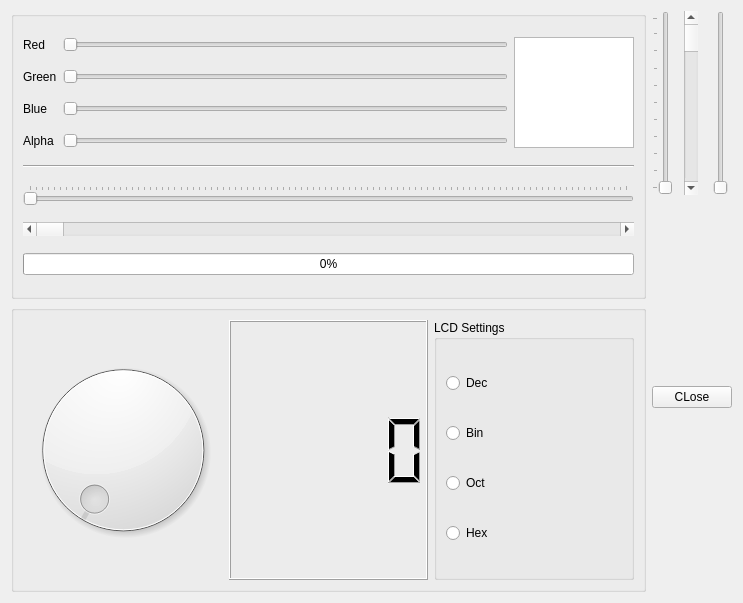
<?xml version="1.0" encoding="UTF-8"?>
<ui version="4.0">
 <class>Widget</class>
 <widget class="QWidget" name="Widget">
  <property name="geometry">
   <rect>
    <x>0</x>
    <y>0</y>
    <width>743</width>
    <height>603</height>
   </rect>
  </property>
  <property name="windowTitle">
   <string>Widget</string>
  </property>
  <layout class="QGridLayout" name="gridLayout_5">
   <item row="0" column="0">
    <widget class="QGroupBox" name="groupBox">
     <property name="title">
      <string/>
     </property>
     <layout class="QGridLayout" name="gridLayout">
      <item row="6" column="0" colspan="3">
       <widget class="QScrollBar" name="horizontalScrollBar">
        <property name="maximum">
         <number>255</number>
        </property>
        <property name="orientation">
         <enum>Qt::Horizontal</enum>
        </property>
       </widget>
      </item>
      <item row="2" column="1">
       <widget class="QSlider" name="sliderBLue">
        <property name="maximum">
         <number>255</number>
        </property>
        <property name="orientation">
         <enum>Qt::Horizontal</enum>
        </property>
       </widget>
      </item>
      <item row="3" column="1">
       <widget class="QSlider" name="sliderAlpha">
        <property name="maximum">
         <number>255</number>
        </property>
        <property name="orientation">
         <enum>Qt::Horizontal</enum>
        </property>
       </widget>
      </item>
      <item row="0" column="2" rowspan="4">
       <widget class="QTextEdit" name="textEdit">
        <property name="sizePolicy">
         <sizepolicy hsizetype="Maximum" vsizetype="Preferred">
          <horstretch>0</horstretch>
          <verstretch>0</verstretch>
         </sizepolicy>
        </property>
        <property name="minimumSize">
         <size>
          <width>0</width>
          <height>0</height>
         </size>
        </property>
        <property name="maximumSize">
         <size>
          <width>120</width>
          <height>16777215</height>
         </size>
        </property>
       </widget>
      </item>
      <item row="1" column="0">
       <widget class="QLabel" name="label_2">
        <property name="text">
         <string>Green</string>
        </property>
       </widget>
      </item>
      <item row="3" column="0">
       <widget class="QLabel" name="label_4">
        <property name="text">
         <string>Alpha</string>
        </property>
       </widget>
      </item>
      <item row="7" column="0" colspan="3">
       <widget class="QProgressBar" name="progressBar">
        <property name="maximum">
         <number>255</number>
        </property>
        <property name="value">
         <number>0</number>
        </property>
       </widget>
      </item>
      <item row="0" column="0">
       <widget class="QLabel" name="label">
        <property name="text">
         <string>Red</string>
        </property>
       </widget>
      </item>
      <item row="0" column="1">
       <widget class="QSlider" name="sliderRed">
        <property name="sizePolicy">
         <sizepolicy hsizetype="Preferred" vsizetype="Fixed">
          <horstretch>0</horstretch>
          <verstretch>0</verstretch>
         </sizepolicy>
        </property>
        <property name="minimumSize">
         <size>
          <width>80</width>
          <height>0</height>
         </size>
        </property>
        <property name="maximum">
         <number>255</number>
        </property>
        <property name="orientation">
         <enum>Qt::Horizontal</enum>
        </property>
       </widget>
      </item>
      <item row="1" column="1">
       <widget class="QSlider" name="sliderGreen">
        <property name="maximum">
         <number>255</number>
        </property>
        <property name="orientation">
         <enum>Qt::Horizontal</enum>
        </property>
       </widget>
      </item>
      <item row="2" column="0">
       <widget class="QLabel" name="label_3">
        <property name="text">
         <string>Blue</string>
        </property>
       </widget>
      </item>
      <item row="5" column="0" colspan="3">
       <widget class="QSlider" name="horizontalSlider_5">
        <property name="orientation">
         <enum>Qt::Horizontal</enum>
        </property>
        <property name="tickPosition">
         <enum>QSlider::TicksAbove</enum>
        </property>
       </widget>
      </item>
      <item row="4" column="0" colspan="3">
       <widget class="Line" name="line">
        <property name="orientation">
         <enum>Qt::Horizontal</enum>
        </property>
       </widget>
      </item>
     </layout>
    </widget>
   </item>
   <item row="0" column="1" rowspan="2">
    <layout class="QGridLayout" name="gridLayout_4">
     <item row="3" column="1">
      <spacer name="verticalSpacer_2">
       <property name="orientation">
        <enum>Qt::Vertical</enum>
       </property>
       <property name="sizeHint" stdset="0">
        <size>
         <width>20</width>
         <height>40</height>
        </size>
       </property>
      </spacer>
     </item>
     <item row="1" column="1">
      <spacer name="verticalSpacer">
       <property name="orientation">
        <enum>Qt::Vertical</enum>
       </property>
       <property name="sizeHint" stdset="0">
        <size>
         <width>20</width>
         <height>40</height>
        </size>
       </property>
      </spacer>
     </item>
     <item row="0" column="0">
      <widget class="QSlider" name="verticalSlider_2">
       <property name="orientation">
        <enum>Qt::Vertical</enum>
       </property>
       <property name="tickPosition">
        <enum>QSlider::TicksAbove</enum>
       </property>
      </widget>
     </item>
     <item row="0" column="1">
      <widget class="QScrollBar" name="verticalScrollBar">
       <property name="orientation">
        <enum>Qt::Vertical</enum>
       </property>
      </widget>
     </item>
     <item row="0" column="2">
      <widget class="QSlider" name="verticalSlider">
       <property name="orientation">
        <enum>Qt::Vertical</enum>
       </property>
      </widget>
     </item>
     <item row="2" column="0" colspan="3">
      <widget class="QPushButton" name="pushButton">
       <property name="text">
        <string>CLose</string>
       </property>
      </widget>
     </item>
    </layout>
   </item>
   <item row="1" column="0">
    <widget class="QGroupBox" name="groupBox_2">
     <property name="title">
      <string/>
     </property>
     <layout class="QGridLayout" name="gridLayout_2">
      <item row="1" column="2">
       <widget class="QLCDNumber" name="lcdNumber">
        <property name="smallDecimalPoint">
         <bool>false</bool>
        </property>
        <property name="intValue" stdset="0">
         <number>0</number>
        </property>
       </widget>
      </item>
      <item row="1" column="3">
       <widget class="QGroupBox" name="groupBox_3">
        <property name="title">
         <string>LCD Settings</string>
        </property>
        <layout class="QGridLayout" name="gridLayout_3">
         <item row="3" column="0">
          <widget class="QRadioButton" name="rBtnHex">
           <property name="text">
            <string>Hex</string>
           </property>
          </widget>
         </item>
         <item row="0" column="0">
          <widget class="QRadioButton" name="rBtnDec">
           <property name="text">
            <string>Dec</string>
           </property>
          </widget>
         </item>
         <item row="1" column="0">
          <widget class="QRadioButton" name="rBtnBin">
           <property name="text">
            <string>Bin</string>
           </property>
          </widget>
         </item>
         <item row="2" column="0">
          <widget class="QRadioButton" name="rBtnOct">
           <property name="text">
            <string>Oct</string>
           </property>
          </widget>
         </item>
        </layout>
       </widget>
      </item>
      <item row="1" column="1">
       <widget class="QDial" name="dial">
        <property name="maximum">
         <number>255</number>
        </property>
        <property name="notchesVisible">
         <bool>false</bool>
        </property>
       </widget>
      </item>
     </layout>
    </widget>
   </item>
  </layout>
 </widget>
 <resources/>
 <connections>
  <connection>
   <sender>dial</sender>
   <signal>valueChanged(int)</signal>
   <receiver>progressBar</receiver>
   <slot>setValue(int)</slot>
   <hints>
    <hint type="sourcelabel">
     <x>128</x>
     <y>418</y>
    </hint>
    <hint type="destinationlabel">
     <x>167</x>
     <y>271</y>
    </hint>
   </hints>
  </connection>
  <connection>
   <sender>dial</sender>
   <signal>valueChanged(int)</signal>
   <receiver>horizontalScrollBar</receiver>
   <slot>setValue(int)</slot>
   <hints>
    <hint type="sourcelabel">
     <x>121</x>
     <y>394</y>
    </hint>
    <hint type="destinationlabel">
     <x>134</x>
     <y>231</y>
    </hint>
   </hints>
  </connection>
 </connections>
</ui>
